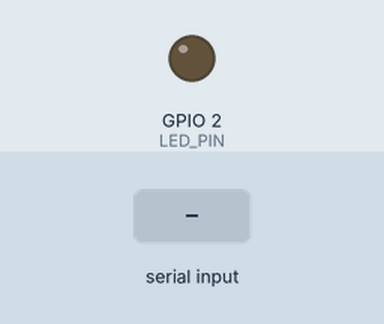
Bench run of a program on a simulated ESP32. Shown: output pins drawn as LEDs (lit = HIGH). The inputs (shaded band) are chosen by the test bench. WiFi joins after 1.5 s; servers stay silent unless stated; no MQTT or app messages arrive unless stated; not simulated (calls return 0 or success): credentials.hpp; what the program prints to the serial monitor is not drawn.

Above: at 2.7 s.
2.8 s: "1" received over the second serial link
At 2.87 s:
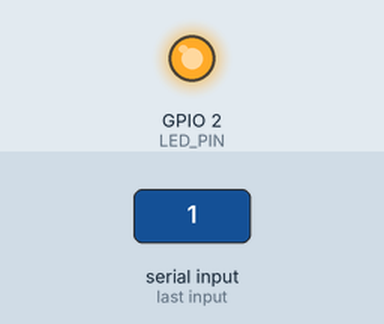
4.4 s: "0" received over the second serial link
At 5.9 s:
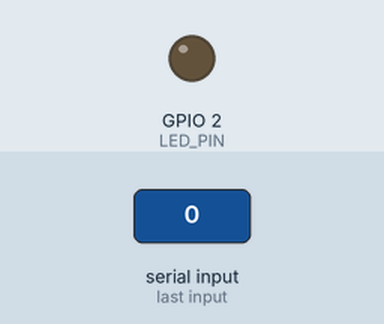
7.4 s: "2" received over the second serial link
At 7.47 s:
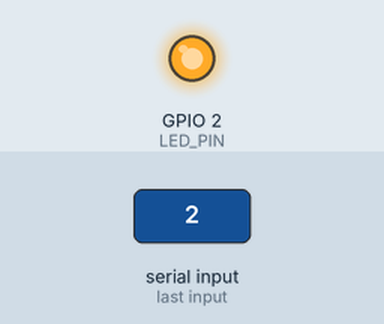
Timing chart, 0 to 10.4 s (numbered marks = the images above; inputs shaded):
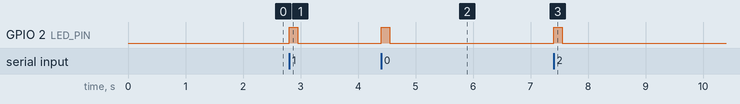

Measured:
- after the input at 2.8 s, GPIO 2 (LED_PIN): LOW → HIGH at once, → LOW 0.15 s later
- after the input at 4.4 s, GPIO 2 (LED_PIN): LOW → HIGH at once, → LOW 0.15 s later
- after the input at 7.4 s, GPIO 2 (LED_PIN): LOW → HIGH at once, → LOW 0.15 s later

The program:

main.cpp
```cpp
#include <HardwareSerial.h>
#include <PubSubClient.h>
#include <WiFi.h>
#include <WiFiClientSecure.h>

#include "credentials.hpp"

#define LED_PIN 2
#define RXD2 16
#define TXD2 17
#define ID 0

class UARTManager {
public:
	String waitForData() {
		String data = "";
		while (Serial2.available()) {
			char c = Serial2.read();
			data += c;
		}
		return data;
	}
};

class WiFiManager {
public:
	void connect() {
		Serial.begin(115200);
		delay(10);
		Serial.println();
		Serial.print("Connecting to ");
		Serial.println(WIFI_SSID);

		WiFi.begin(WIFI_SSID, WIFI_PASSWORD);

		while (WiFi.status() != WL_CONNECTED) {
			delay(500);
			Serial.print(".");
		}

		Serial.println("");
		Serial.println("Connected to WiFi network");
		Serial.println("IP Address: " + WiFi.localIP().toString());
	}
};

class MQTTManager {
private:
	WiFiClientSecure espClient;
	PubSubClient client;

public:
	MQTTManager() : client(espClient) { espClient.setInsecure(); }

	void connect(int id) {
		while (!client.connected()) {
			Serial.println("Connecting to MQTT server...");
			if (client.connect("ESP32Publiser-" + ID, MQTT_USER, MQTT_PASSWORD)) {
				Serial.println("Connected to MQTT server");
			} else {
				Serial.print("MQTT connection failed, rc=");
				Serial.print(client.state());
				Serial.println(" Retrying in 5 seconds");
				delay(5000);
			}
		}
	}

	void publish(const char* topic, const char* payload) { client.publish(topic, payload); }

	bool isConnected() { return client.connected(); }
};

class Application {
private:
	UARTManager uartManager;
	WiFiManager wifiManager;
	MQTTManager mqttManager;

public:
	void setup() {
		Serial.begin(115200);
		Serial2.begin(115200, SERIAL_8N1, RXD2, TXD2);
		pinMode(LED_PIN, OUTPUT);

		wifiManager.connect();

		mqttManager.connect(ID);
		mqttManager.publish(MQTT_TOPIC, "Initialization complete");
	}

	void loop() {
		if (mqttManager.isConnected()) {
			Serial.println("Waiting for data...");
			String data = uartManager.waitForData();
			if (!data.isEmpty()) {
				digitalWrite(LED_PIN, HIGH);
				Serial.println("Received data: " + data);
				mqttManager.publish("checkIn", data.c_str());
				delay(150);
				digitalWrite(LED_PIN, LOW);
			}
		}
	}
};

Application app;

void setup() { app.setup(); }

void loop() { app.loop(); }
```
